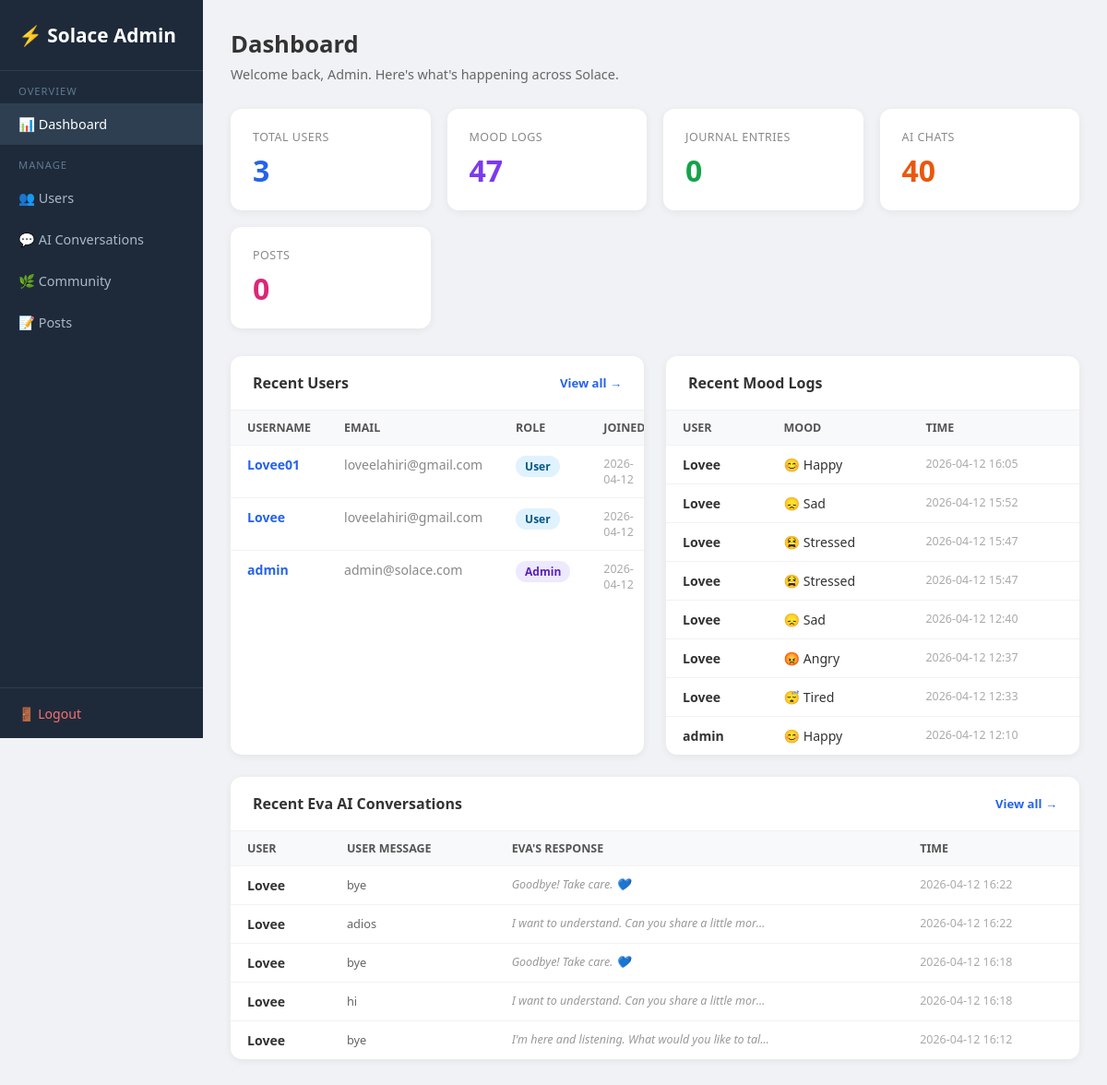
The page /admin (signed in) on the database its author committed.
### tables this page shows
CREATE TABLE users (
                id         INTEGER PRIMARY KEY AUTOINCREMENT,
                username   TEXT UNIQUE NOT NULL,
                email      TEXT NOT NULL,
                password   TEXT NOT NULL,
                is_admin   INTEGER DEFAULT 0,
                created_at DATETIME DEFAULT CURRENT_TIMESTAMP
            );

CREATE TABLE mood_logs (
                id        INTEGER PRIMARY KEY AUTOINCREMENT,
                user_id   INTEGER NOT NULL REFERENCES users(id),
                mood      TEXT NOT NULL,
                timestamp DATETIME DEFAULT CURRENT_TIMESTAMP
            );

CREATE TABLE chat_history (
                id           INTEGER PRIMARY KEY AUTOINCREMENT,
                session_id   TEXT,
                user_id      INTEGER REFERENCES users(id),
                user_message TEXT,
                ai_response  TEXT,
                timestamp    DATETIME DEFAULT CURRENT_TIMESTAMP
            );

### app.py (the view)
@app.route("/admin")
@admin_required
def admin_dashboard() -> Any:
    with get_db() as conn:
        total_users   = conn.execute("SELECT COUNT(*) FROM users").fetchone()[0]
        total_moods   = conn.execute("SELECT COUNT(*) FROM mood_logs").fetchone()[0]
        total_journals= conn.execute("SELECT COUNT(*) FROM journals").fetchone()[0]
        total_chats   = conn.execute("SELECT COUNT(*) FROM chat_history").fetchone()[0]
        total_posts   = conn.execute("SELECT COUNT(*) FROM posts").fetchone()[0]
        recent_users = conn.execute(
            "SELECT id, username, email, is_admin, created_at FROM users ORDER BY created_at DESC LIMIT 5"
        ).fetchall()
        recent_moods = conn.execute("""
            SELECT u.username, ml.mood, ml.timestamp
            FROM mood_logs ml JOIN users u ON ml.user_id=u.id
            ORDER BY ml.timestamp DESC LIMIT 8
        """).fetchall()
        recent_chats = conn.execute("""
            SELECT u.username, ch.user_message, ch.ai_response, ch.timestamp
            FROM chat_history ch JOIN users u ON ch.user_id=u.id
            ORDER BY ch.timestamp DESC LIMIT 5
        """).fetchall()
    return render_template(
        "admin/dashboard.html",
        total_users=total_users, total_moods=total_moods,
        total_journals=total_journals, total_chats=total_chats,
        total_posts=total_posts,
        recent_users=recent_users, recent_moods=recent_moods,
        recent_chats=recent_chats,
    )

### app.py (called while the page is built)
def get_db() -> sqlite3.Connection:
    db_path = os.path.join(os.path.dirname(os.path.abspath(__file__)), "database.db")
    conn = sqlite3.connect(db_path)
    conn.row_factory = sqlite3.Row
    return conn

def admin_required(f: Any) -> Any:
    @wraps(f)
    def dec(*args: Any, **kwargs: Any) -> Any:
        if "user_id" not in session or not session.get("is_admin"):
            flash("Admin access required.")
            return redirect(url_for("login_page"))
        return f(*args, **kwargs)
    return dec

### templates/admin/dashboard.html (shortened to what this page needs)
<!DOCTYPE html>
<html lang="en">
<head>
</head>
<body>
<div class="sidebar">
  <div class="logo">⚡ Solace Admin</div>
  <nav>
    <div class="sl">Overview</div>
    <a href="/admin" class="active">📊 Dashboard</a>
    <div class="sl">Manage</div>
    <a href="/admin/users">👥 Users</a>
    <a href="/admin/chats">💬 AI Conversations</a>
    <a href="/admin/community">🌿 Community</a>
    <a href="/admin/posts">📝 Posts</a>
  </nav>
  <div class="bot"><a href="/logout">🚪 Logout</a></div>
</div>
<div class="main">
  <div class="page-title">Dashboard</div>
  <div class="page-sub">Welcome back, Admin. Here's what's happening across Solace.</div>
  <div class="stats">
    <div class="stat-card blue"><div class="label">Total Users</div><div class="value">{{ total_users }}</div></div>
    <div class="stat-card purple"><div class="label">Mood Logs</div><div class="value">{{ total_moods }}</div></div>
    <div class="stat-card green"><div class="label">Journal Entries</div><div class="value">{{ total_journals }}</div></div>
    <div class="stat-card orange"><div class="label">AI Chats</div><div class="value">{{ total_chats }}</div></div>
    <div class="stat-card pink"><div class="label">Posts</div><div class="value">{{ total_posts }}</div></div>
  </div>
  <div class="grid2">
    <div class="card">
      <div class="card-header">Recent Users <a href="/admin/users">View all →</a></div>
      <table>
        <thead><tr><th>Username</th><th>Email</th><th>Role</th><th>Joined</th></tr></thead>
        <tbody>
          {% for u in recent_users %}
          <tr>
            <td><a href="/admin/users/{{ u.id }}" style="color:#2563eb;text-decoration:none;font-weight:600">{{ u.username }}</a></td>
            <td style="color:#888">{{ u.email }}</td>
            <td><span class="badge {{ 'admin' if u.is_admin else 'user' }}">{{ 'Admin' if u.is_admin else 'User' }}</span></td>
            <td style="color:#aaa;font-size:0.78rem">{{ (u.created_at or '')[:10] }}</td>
          </tr>
          {% endfor %}
        </tbody>
      </table>
    </div>
    <div class="card">
      <div class="card-header">Recent Mood Logs</div>
      <table>
        <thead><tr><th>User</th><th>Mood</th><th>Time</th></tr></thead>
        <tbody>
          {% for m in recent_moods %}
          <tr>
            <td style="font-weight:600">{{ m.username }}</td>
            <td>{% if m.mood=='happy'%}😊{%elif m.mood=='sad'%}😞{%elif m.mood=='angry'%}😡{%elif m.mood=='anxious'%}😰{%elif m.mood=='calm'%}😌{%elif m.mood=='stressed'%}😫{%elif m.mood=='tired'%}😴{%elif m.mood=='Fear'%}😨{%elif m.mood=='swings'%}🎢{%endif%} {{ m.mood.capitalize() }}</td>
            <td style="color:#aaa;font-size:0.78rem">{{ (m.timestamp or '')[:16] }}</td>
          </tr>
          {% endfor %}
        </tbody>
      </table>
    </div>
  </div>
  <div class="card">
    <div class="card-header">Recent Eva AI Conversations <a href="/admin/chats">View all →</a></div>
    <table>
      <thead><tr><th>User</th><th>User Message</th><th>Eva's Response</th><th>Time</th></tr></thead>
      <tbody>
        {% for c in recent_chats %}
        <tr>
          <td style="font-weight:600">{{ c.username }}</td>
          <td><div class="preview">{{ c.user_message }}</div></td>
          <td><div class="ai-prev">{{ c.ai_response }}</div></td>
          <td style="color:#aaa;font-size:0.78rem">{{ (c.timestamp or '')[:16] }}</td>
        </tr>
        {% endfor %}
      </tbody>
    </table>
  </div>
</div>
</body>
</html>

### templates/admin/dashboard.html (style rules this page uses)
* { box-sizing:border-box;margin:0;padding:0; }
body { font-family:'Segoe UI',sans-serif;background:#f0f2f5;color:#333; }
.sidebar { width:220px;position:fixed;top:0;left:0;height:100vh;background:#1e2a3a;color:#cdd9e5;display:flex;flex-direction:column; }
.sidebar .logo { padding:24px 20px;font-size:1.3rem;font-weight:700;color:#fff;border-bottom:1px solid #2e3f52; }
.sidebar nav a { display:block;padding:13px 20px;color:#aab8c8;text-decoration:none;font-size:0.9rem;transition:background 0.15s; }
.sidebar nav a:hover,.sidebar nav a.active { background:#2e3f52;color:#fff; }
.sidebar nav .sl { padding:14px 20px 6px;font-size:0.7rem;text-transform:uppercase;letter-spacing:1px;color:#5f7a90; }
.sidebar .bot { margin-top:auto;padding:16px 20px;border-top:1px solid #2e3f52; }
.sidebar .bot a { color:#f87171;text-decoration:none;font-size:0.88rem; }
.main { margin-left:220px;padding:30px; }
.page-title { font-size:1.6rem;font-weight:700;margin-bottom:6px; }
.page-sub { color:#666;font-size:0.9rem;margin-bottom:28px; }
.stats { display:grid;grid-template-columns:repeat(auto-fit,minmax(170px,1fr));gap:18px;margin-bottom:30px; }
.stat-card { background:#fff;border-radius:12px;padding:22px 24px;box-shadow:0 2px 8px rgba(0,0,0,.06); }
.stat-card .label { font-size:0.78rem;color:#888;text-transform:uppercase;letter-spacing:.5px; }
.stat-card .value { font-size:2rem;font-weight:700;margin-top:6px; }
.stat-card.blue .value { color:#2563eb; }
.stat-card.green .value { color:#16a34a; }
.stat-card.orange .value { color:#ea580c; }
.stat-card.purple .value { color:#7c3aed; }
.stat-card.pink .value { color:#db2777; }
.card { background:#fff;border-radius:12px;box-shadow:0 2px 8px rgba(0,0,0,.06);margin-bottom:24px;overflow:hidden; }
.card-header { padding:18px 24px;font-weight:600;font-size:1rem;border-bottom:1px solid #f0f0f0;display:flex;justify-content:space-between;align-items:center; }
.card-header a { font-size:0.82rem;color:#2563eb;text-decoration:none; }
table { width:100%;border-collapse:collapse;font-size:0.88rem; }
th { background:#f8f9fb;padding:10px 18px;text-align:left;font-weight:600;color:#555;font-size:0.78rem;text-transform:uppercase; }
td { padding:11px 18px;border-top:1px solid #f2f2f2;vertical-align:top; }
.badge { display:inline-block;padding:3px 10px;border-radius:20px;font-size:0.75rem;font-weight:600; }
.badge.admin { background:#ede9fe;color:#5b21b6; }
.badge.user { background:#e0f2fe;color:#075985; }
.grid2 { display:grid;grid-template-columns:1fr 1fr;gap:24px; }
.preview { max-width:280px;overflow:hidden;text-overflow:ellipsis;white-space:nowrap;color:#666;font-size:0.8rem; }
.ai-prev { max-width:280px;overflow:hidden;text-overflow:ellipsis;white-space:nowrap;color:#999;font-size:0.78rem;font-style:italic; }

### rows shown on the page
users: username "Lovee01", email "loveelahiri@gmail.com", is_admin "User", created_at "2026-04-12"
users: username "Lovee", email "loveelahiri@gmail.com", is_admin "User", created_at "2026-04-12"
users: username "admin", email "admin@solace.com", is_admin "Admin", created_at "2026-04-12"
mood_logs: username "Lovee", mood "Happy", timestamp "2026-04-12 16:05"
mood_logs: username "Lovee", mood "Sad", timestamp "2026-04-12 15:52"
mood_logs: username "Lovee", mood "Stressed", timestamp "2026-04-12 15:47"
mood_logs: username "Lovee", mood "Stressed", timestamp "2026-04-12 15:47"
mood_logs: username "Lovee", mood "Sad", timestamp "2026-04-12 12:40"
mood_logs: username "Lovee", mood "Angry", timestamp "2026-04-12 12:37"
mood_logs: username "Lovee", mood "Tired", timestamp "2026-04-12 12:33"
mood_logs: username "admin", mood "Happy", timestamp "2026-04-12 12:10"
chat_history: username "Lovee", user_message "bye", ai_response "Goodbye! Take care. 💙", timestamp "2026-04-12 16:22"
chat_history: username "Lovee", user_message "adios", ai_response "I want to understand. Can you share a little mor…", timestamp "2026-04-12 16:22"
chat_history: username "Lovee", user_message "bye", ai_response "Goodbye! Take care. 💙", timestamp "2026-04-12 16:18"
chat_history: username "Lovee", user_message "hi", ai_response "I want to understand. Can you share a little mor…", timestamp "2026-04-12 16:18"
chat_history: username "Lovee", user_message "bye", ai_response "I'm here and listening. What would you like to tal…", timestamp "2026-04-12 16:12"

### other values the page prints
{{ total_users }} "3"
{{ total_moods }} "47"
{{ total_journals }} "0"
{{ total_chats }} "40"
{{ total_posts }} "0"
